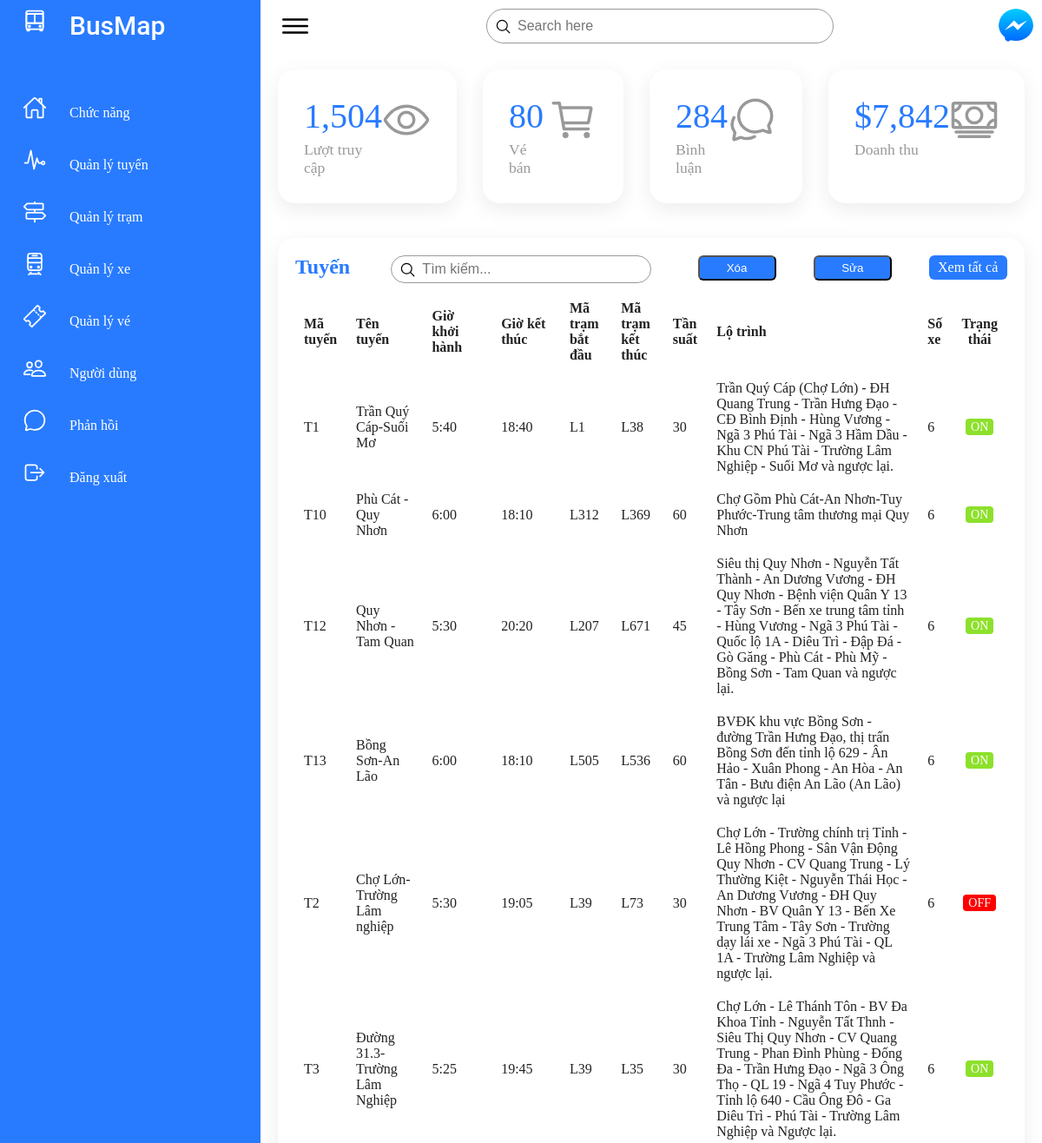
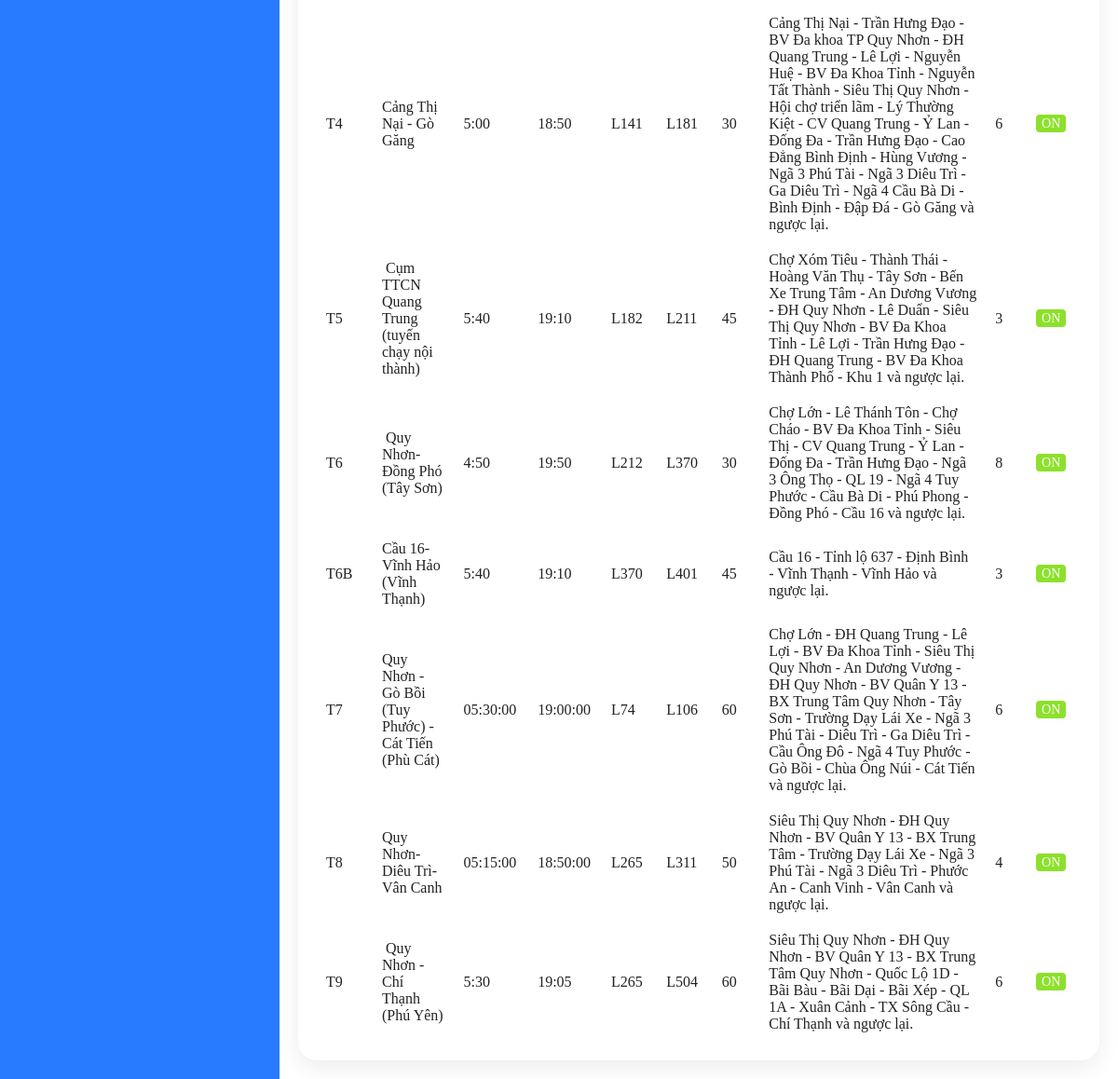
The app's page /project/formAdminQuanLyTuyen.php (signed in) with its own data (2 pictures, top to bottom).
### tables this page shows
CREATE TABLE IF NOT EXISTS `danhsachtuyen` (
  `matuyen` varchar(10) NOT NULL,
  `tentuyen` text NOT NULL,
  `giokhoihanh` text NOT NULL,
  `gioketthuc` text NOT NULL,
  `matrambatdau` varchar(10) NOT NULL,
  `matramketthuc` varchar(10) NOT NULL,
  `tansuat` int(11) NOT NULL,
  `lotrinh` text NOT NULL,
  `soluongxe` int(11) NOT NULL,
  `trangthai` bit(1) DEFAULT b'1',
  PRIMARY KEY (`matuyen`),
  KEY `fk_dstuyen_matrambatdau` (`matrambatdau`),
  KEY `fk_dstuyen_matramketthuc` (`matramketthuc`)
);

### project/formAdminQuanLyTuyen.php (the view, shortened to what this page needs)
<?php
	$kn = mysqli_connect ('localhost', 'root', '', 'xebuyt') or die ('Không thể kết nối tới database');
	mysqli_set_charset($kn, 'UTF8');
	mysqli_query($kn, "set name 'utf8'");
?>
<html lang="en">
<head>
    <link rel="stylesheet" href="style/css/styleAdmin.css">
</head>
<body>
	<div class="details-route">
		<div class="recentOrders">
			<div class="cardHeader">
				<h2>Tuyến</h2>
				<form method="POST">
					<div class="search_sub">
						<label for="">
							<input type="text" name="tuyen" id="" placeholder="Tìm kiếm...">
							<ion-icon name="search-outline"></ion-icon>
						</label>
					</div>
				</form>
				<div class="modal_del">
					<input type="submit" name="btnXoa" value="Xóa" class="btn btn_input" />
				</div>
				<div class="modal_update">
					<input type="submit" name="btnSua" value="Sửa" class="btn btn_input" />
				</div>
				<a href="formAdminQuanLyTuyen.php" class="btn">Xem tất cả</a>
			</div>
			<table>
				<thead>
					<tr>
						<td>Mã tuyến</td>
						<td>Tên tuyến</td>
						<td>Giờ khởi hành</td>
						<td>Giờ kết thúc</td>
						<td>Mã trạm bắt đầu</td>
						<td>Mã trạm kết thúc</td>
						<td>Tần suất</td>
						<td>Lộ trình</td>
						<td>Số xe</td>
						<td>Trạng thái</td>
					</tr>
				</thead>
				<?php
				if( !isset($_POST["tuyen"]) && !isset($_POST["btnTim"]) && !isset($_POST["btnSua"]) && !isset($_POST["btnXoa"]))
				{
					$caulenh="select * from danhsachtuyen";
					$ketqua=mysqli_query($kn,$caulenh)or die ("không thực hiện được câu lệnh");
					while($row = mysqli_fetch_array($ketqua))
					{
						if ($row['trangthai']=='1') {$trangthai="ON";} else {$trangthai="OFF";}?>
				<tbody>
					<tr>
						<td><?php echo $row['matuyen'];?></td>
						<td><?php echo $row['tentuyen'];?></td>
						<td><?php echo $row['giokhoihanh'];?></td>
						<td><?php echo $row['gioketthuc'];?></td>
						<td><?php echo $row['matrambatdau'];?></td>
						<td><?php echo $row['matramketthuc'];?></td>
						<td><?php echo $row['tansuat'];?></td>
						<td><?php echo $row['lotrinh'];?></td>
						<td><?php echo $row['soluongxe'];?></td>
						<?php
						if($row['trangthai'] == 0)
						{ ?>
							<td><span class="status privacyadmin"><?php echo $trangthai;?></span></td>
						<?php
						} else{ ?>
							<td><span class="status delivered"><?php echo $trangthai; ?></span></td>
						<?php
						}
						?>
					<?php
					}
					?>
					</tr>
				<?php
				}
						?>
				</tbody>
			</table>
		</div>
	</div>
</body>
</html>

### project/style/css/styleAdmin.css (style rules this page uses)
* { margin: 0; padding: 0; box-sizing: border-box; font-family: 'Ubuntu' sans-serif; }
:root { --blue: #287bff; --white: #fff; --grey: #f5f5f5; --black1: #222; --black2: #999; --green: #8de02c; }
body { min-height: 100vh; overflow-x: hidden; }
.search_sub, .search { position: relative; width: 400px; margin: 0 10px; }
.search_sub { width: 300px; }
.search_sub label, .search label { position:relative; width: 100%; }
.search_sub label input, .search label input { width: 100%; height: 40px; border-radius: 40px; padding: 5px 20px; padding-left: 35px; font-size: 16px; outline: none; border: 1px solid var(--black2); }
.search_sub label input { height: 32px; }
.search_sub label ion-icon, .search label ion-icon { position: absolute; top: 0; left: 10px; font-size: 1.2em; }
.details-route, .details { position: relative; width: 100%; padding: 20px; display: grid; grid-template-columns: 2fr 1fr; grid-gap: 30px; }
.details-route { grid-template-columns: none; }
.details-route .recentOrders, .details .recentOrders { position: relative; display: grid; min-height: 500px; background: var(--white); padding: 20px; box-shadow: 0 7px 25px rgba(0, 0, 0, 0.08); border-radius: 20px; }
.details-route .cardHeader, .cardHeader { display: flex; justify-content: space-between; align-items: flex-start; }
.details-route .cardHeader h2, .cardHeader h2 { font-weight: 600; color: var(--blue); }
.details-route .btn, .details .btn { position: relative; padding: 5px 10px; background: var(--blue); text-decoration: none; color: var(--white); border-radius: 6px; width: 90px; margin-left: 6px; }
.details-route table, .details table { width: 100%; border-collapse: collapse; margin-top: 10px; }
.details-route table thead td, .details table thead td { font-weight: 600; }
.details-route .recentOrders table tr, .details .recentOrders table tr { color: var(--black1); border-bottom: 1px solid rgba(0, 0, 0, 0.1); }
.details-route .recentOrders table tr:last-child, .details .recentOrders table tr:last-child { border-bottom: none; }
.details-route .recentOrders table tr td, .details .recentOrders table tr td { padding: 10px; }
.details-route .recentOrders table tr td:last-child { text-align: center; }
.status.delivered { padding: 2px 6px; background: #8de02c; color: var(--white); border-radius: 4px; font-size: 14px; font-weight: 500; }
.status.privacyadmin { padding: 2px 6px; background: #f00; color: var(--white); border-radius: 4px; font-size: 14px; font-weight: 500; }

### records on screen
danhsachtuyen: matuyen "T1", tentuyen "Trần Quý Cáp-Suối Mơ", giokhoihanh "5:40", gioketthuc "18:40", matrambatdau "L1", matramketthuc "L38", tansuat "30", lotrinh "Trần Quý Cáp (Chợ Lớn) - ĐH Quang Trung - Trần Hưng Đạo - CĐ Bình Định - Hùng Vương - Ngã 3 Phú Tài - Ngã 3 Hầm Dầu - Khu CN Phú Tài - Trường Lâm Nghiệp - Suối Mơ và ngược lại.", soluongxe "6", trangthai "ON"
danhsachtuyen: matuyen "T10", tentuyen "Phù Cát - Quy Nhơn", giokhoihanh "6:00", gioketthuc "18:10", matrambatdau "L312", matramketthuc "L369", tansuat "60", lotrinh "Chợ Gồm Phù Cát-An Nhơn-Tuy Phước-Trung tâm thương mại Quy Nhơn", soluongxe "6", trangthai "ON"
danhsachtuyen: matuyen "T12", tentuyen "Quy Nhơn - Tam Quan", giokhoihanh "5:30", gioketthuc "20:20", matrambatdau "L207", matramketthuc "L671", tansuat "45", lotrinh "Siêu thị Quy Nhơn - Nguyễn Tất Thành - An Dương Vương - ĐH Quy Nhơn - Bệnh viện Quân Y 13 - Tây Sơn - Bến xe trung tâm tỉnh - Hùng Vương - Ngã 3 Phú Tài - Quốc lộ 1A - Diêu Trì - Đập Đá - Gò Găng - Phù Cát - Phù Mỹ - Bồng Sơn - Tam Quan và ngược lại.", soluongxe "6", trangthai "ON"
danhsachtuyen: matuyen "T13", tentuyen "Bồng Sơn-An Lão", giokhoihanh "6:00", gioketthuc "18:10", matrambatdau "L505", matramketthuc "L536", tansuat "60", lotrinh "BVĐK khu vực Bồng Sơn - đường Trần Hưng Đạo, thị trấn Bồng Sơn đến tỉnh lộ 629 - Ân Hảo - Xuân Phong - An Hòa - An Tân - Bưu điện An Lão (An Lão) và ngược lại", soluongxe "6", trangthai "ON"
danhsachtuyen: matuyen "T2", tentuyen "Chợ Lớn- Trường Lâm nghiệp", giokhoihanh "5:30", gioketthuc "19:05", matrambatdau "L39", matramketthuc "L73", tansuat "30", lotrinh "Chợ Lớn - Trường chính trị Tỉnh - Lê Hồng Phong - Sân Vận Động Quy Nhơn - CV Quang Trung - Lý Thường Kiệt - Nguyễn Thái Học - An Dương Vương - ĐH Quy Nhơn - BV Quân Y 13 - Bến Xe Trung Tâm - Tây Sơn - Trường dạy lái xe - Ngã 3 Phú Tài - QL 1A - Trường Lâm Nghiệp và ngược lại.", soluongxe "6", trangthai "OFF"
danhsachtuyen: matuyen "T3", tentuyen "Đường 31.3-Trường Lâm Nghiệp", giokhoihanh "5:25", gioketthuc "19:45", matrambatdau "L39", matramketthuc "L35", tansuat "30", lotrinh "Chợ Lớn - Lê Thánh Tôn - BV Đa Khoa Tỉnh - Nguyễn Tất Thnh - Siêu Thị Quy Nhơn - CV Quang Trung - Phan Đình Phùng - Đống Đa - Trần Hưng Đạo - Ngã 3 Ông Thọ - QL 19 - Ngã 4 Tuy Phước - Tỉnh lộ 640 - Cầu Ông Đô - Ga Diêu Trì - Phú Tài - Trường Lâm Nghiệp và Ngược lại.", soluongxe "6", trangthai "ON"
danhsachtuyen: matuyen "T4", tentuyen "Cảng Thị Nại - Gò Găng", giokhoihanh "5:00", gioketthuc "18:50", matrambatdau "L141", matramketthuc "L181", tansuat "30", lotrinh "Cảng Thị Nại - Trần Hưng Đạo - BV Đa khoa TP Quy Nhơn - ĐH Quang Trung - Lê Lợi - Nguyễn Huệ - BV Đa Khoa Tỉnh - Nguyễn Tất Thành - Siêu Thị Quy Nhơn - Hội chợ triển lãm - Lý Thường Kiệt - CV Quang Trung - Ỷ Lan - Đống Đa - Trần Hưng Đạo - Cao Đẳng Bình Định - Hùng Vương - Ngã 3 Phú Tài - Ngã 3 Diêu Trì - Ga Diêu Trì - Ngã 4 Cầu Bà Di - Bình Định - Đập Đá - Gò Găng và ngược lại.", soluongxe "6", trangthai "ON"
danhsachtuyen: matuyen "T5", tentuyen "Cụm TTCN Quang Trung (tuyến chạy nội thành)", giokhoihanh "5:40", gioketthuc "19:10", matrambatdau "L182", matramketthuc "L211", tansuat "45", lotrinh "Chợ Xóm Tiêu - Thành Thái - Hoàng Văn Thụ - Tây Sơn - Bến Xe Trung Tâm - An Dương Vương - ĐH Quy Nhơn - Lê Duẩn - Siêu Thị Quy Nhơn - BV Đa Khoa Tỉnh - Lê Lợi - Trần Hưng Đạo - ĐH Quang Trung - BV Đa Khoa Thành Phố - Khu 1 và ngược lại.", soluongxe "3", trangthai "ON"
danhsachtuyen: matuyen "T6", tentuyen "Quy Nhơn-Đồng Phó (Tây Sơn)", giokhoihanh "4:50", gioketthuc "19:50", matrambatdau "L212", matramketthuc "L370", tansuat "30", lotrinh "Chợ Lớn - Lê Thánh Tôn - Chợ Cháo - BV Đa Khoa Tỉnh - Siêu Thị - CV Quang Trung - Ỷ Lan - Đống Đa - Trần Hưng Đạo - Ngã 3 Ông Thọ - QL 19 - Ngã 4 Tuy Phước - Cầu Bà Di - Phú Phong - Đồng Phó - Cầu 16 và ngược lại.", soluongxe "8", trangthai "ON"
danhsachtuyen: matuyen "T6B", tentuyen "Cầu 16-Vĩnh Hảo (Vĩnh Thạnh)", giokhoihanh "5:40", gioketthuc "19:10", matrambatdau "L370", matramketthuc "L401", tansuat "45", lotrinh "Cầu 16 - Tỉnh lộ 637 - Định Bình - Vĩnh Thạnh - Vĩnh Hảo và ngược lại.", soluongxe "3", trangthai "ON"
danhsachtuyen: matuyen "T7", tentuyen "Quy Nhơn - Gò Bồi (Tuy Phước) - Cát Tiến (Phù Cát)", giokhoihanh "05:30:00", gioketthuc "19:00:00", matrambatdau "L74", matramketthuc "L106", tansuat "60", lotrinh "Chợ Lớn - ĐH Quang Trung - Lê Lợi - BV Đa Khoa Tỉnh - Siêu Thị Quy Nhơn - An Dương Vương - ĐH Quy Nhơn - BV Quân Y 13 - BX Trung Tâm Quy Nhơn - Tây Sơn - Trường Dạy Lái Xe - Ngã 3 Phú Tài - Diêu Trì - Ga Diêu Trì - Cầu Ông Đô - Ngã 4 Tuy Phước - Gò Bồi - Chùa Ông Núi - Cát Tiến và ngược lại.", soluongxe "6", trangthai "ON"
danhsachtuyen: matuyen "T8", tentuyen "Quy Nhơn-Diêu Trì-Vân Canh", giokhoihanh "05:15:00", gioketthuc "18:50:00", matrambatdau "L265", matramketthuc "L311", tansuat "50", lotrinh "Siêu Thị Quy Nhơn - ĐH Quy Nhơn - BV Quân Y 13 - BX Trung Tâm - Trường Dạy Lái Xe - Ngã 3 Phú Tài - Ngã 3 Diêu Trì - Phước An - Canh Vinh - Vân Canh và ngược lại.", soluongxe "4", trangthai "ON"
danhsachtuyen: matuyen "T9", tentuyen "Quy Nhơn - Chí Thạnh (Phú Yên)", giokhoihanh "5:30", gioketthuc "19:05", matrambatdau "L265", matramketthuc "L504", tansuat "60", lotrinh "Siêu Thị Quy Nhơn - ĐH Quy Nhơn - BV Quân Y 13 - BX Trung Tâm Quy Nhơn - Quốc Lộ 1D - Bãi Bàu - Bãi Dại - Bãi Xép - QL 1A - Xuân Cảnh - TX Sông Cầu - Chí Thạnh và ngược lại.", soluongxe "6", trangthai "ON"
